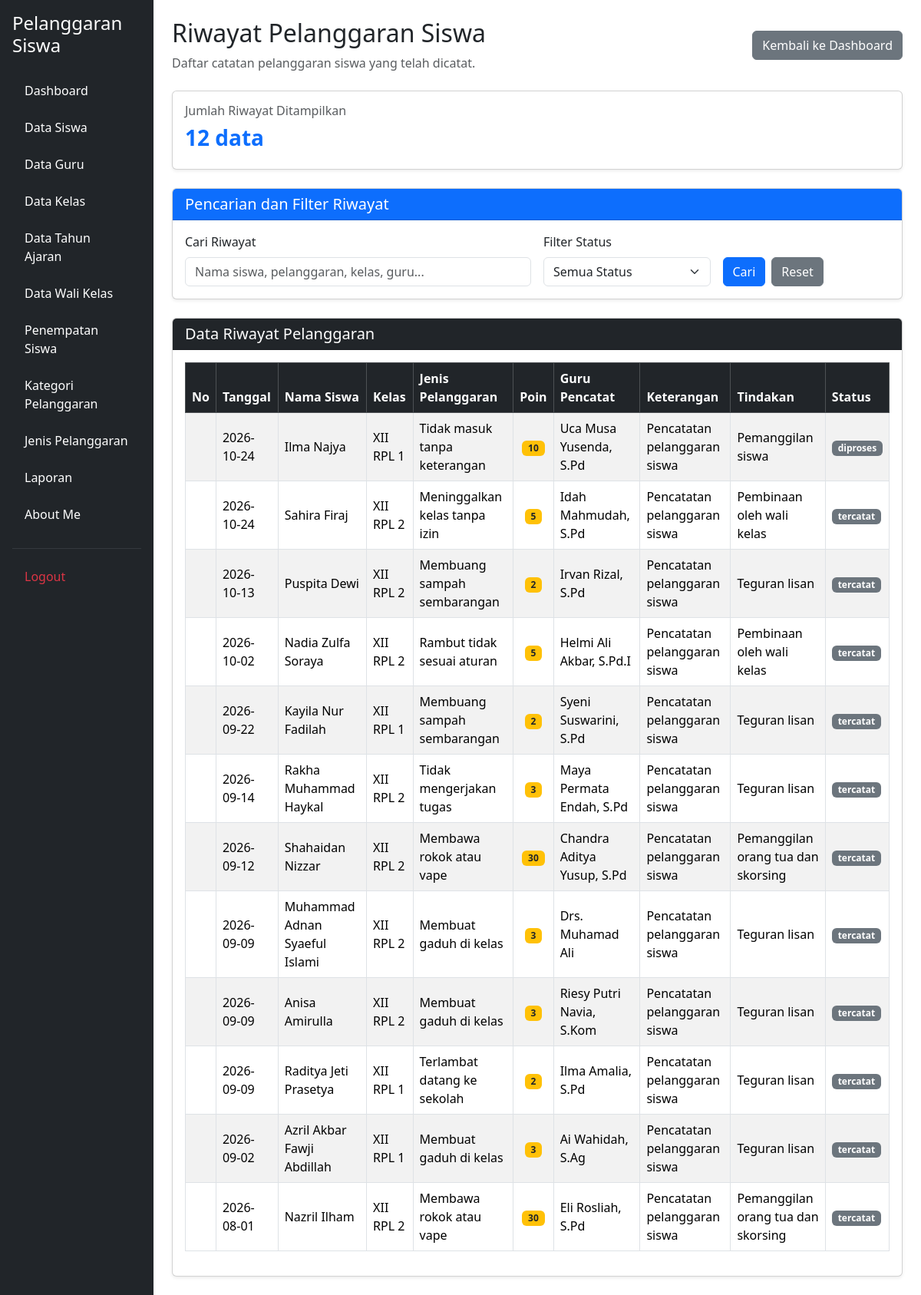
Page /riwayat.php (signed in) on the committed database.
### tables this page shows
CREATE TABLE `t_pelanggaran_siswa` (
  `id` int(11) NOT NULL,
  `tahun_ajaran_id` int(11) DEFAULT NULL,
  `siswa_id` int(11) DEFAULT NULL,
  `nama_siswa` varchar(150) NOT NULL,
  `kelas_id` int(11) DEFAULT NULL,
  `nama_kelas` varchar(100) NOT NULL,
  `pelanggaran_id` int(11) DEFAULT NULL,
  `nama_pelanggaran` varchar(150) NOT NULL,
  `pelanggaran_kategori_id` int(11) DEFAULT NULL,
  `guru_id` int(11) DEFAULT NULL,
  `nama_guru` varchar(150) NOT NULL,
  `tanggal` date DEFAULT NULL,
  `keterangan` text NOT NULL,
  `poin` int(11) NOT NULL,
  `tindakan` text NOT NULL,
  `status` varchar(30) NOT NULL,
  `created_at` timestamp NOT NULL DEFAULT current_timestamp(),
  `updated_at` timestamp NOT NULL DEFAULT current_timestamp()
);

CREATE TABLE `t_siswa` (
  `id` int(11) NOT NULL,
  `nis` varchar(10) DEFAULT NULL,
  `nisn` varchar(10) NOT NULL,
  `nama` varchar(150) DEFAULT NULL,
  `jenis_kelamin` char(1) NOT NULL,
  `tanggal_lahir` date NOT NULL,
  `alamat` text NOT NULL,
  `status_aktif` tinyint(1) NOT NULL,
  `created_at` timestamp NOT NULL DEFAULT current_timestamp(),
  `updated_at` timestamp NOT NULL DEFAULT current_timestamp()
);

CREATE TABLE `t_kelas` (
  `id` int(11) NOT NULL,
  `nama` varchar(100) DEFAULT NULL,
  `tingkat` varchar(20) NOT NULL,
  `jurusan` varchar(100) NOT NULL,
  `status_aktif` tinyint(1) NOT NULL,
  `created_at` timestamp NOT NULL DEFAULT current_timestamp(),
  `updated_at` timestamp NOT NULL DEFAULT current_timestamp()
);

CREATE TABLE `t_pelanggaran` (
  `id` int(11) NOT NULL,
  `pelanggaran_kategori_id` int(11) DEFAULT NULL,
  `kode` varchar(30) DEFAULT NULL,
  `nama` varchar(150) DEFAULT NULL,
  `poin` int(11) NOT NULL,
  `deskripsi` text NOT NULL,
  `status_aktif` tinyint(1) NOT NULL,
  `created_at` timestamp NOT NULL DEFAULT current_timestamp(),
  `updated_at` timestamp NOT NULL DEFAULT current_timestamp()
);

CREATE TABLE `t_guru` (
  `id` int(11) NOT NULL,
  `nip` varchar(18) NOT NULL,
  `nama` varchar(150) DEFAULT NULL,
  `email` varchar(150) NOT NULL,
  `status_aktif` tinyint(1) NOT NULL,
  `user_id` int(11) NOT NULL,
  `created_at` timestamp NOT NULL DEFAULT current_timestamp(),
  `updated_at` timestamp NOT NULL DEFAULT current_timestamp()
);

### riwayat.php (the view, shortened to what this page needs)
<?php
include 'config/koneksi.php';
$cari = isset($_GET['cari'])
    ? mysqli_real_escape_string($koneksi, trim($_GET['cari']))
    : '';
$sql = "SELECT
            ps.*,
            s.nama AS nama_siswa,
            k.nama AS nama_kelas,
            p.nama AS nama_pelanggaran,
            g.nama AS nama_guru
        FROM t_pelanggaran_siswa ps
        LEFT JOIN t_siswa s ON ps.siswa_id = s.id
        LEFT JOIN t_kelas k ON ps.kelas_id = k.id
        LEFT JOIN t_pelanggaran p ON ps.pelanggaran_id = p.id
        LEFT JOIN t_guru g ON ps.guru_id = g.id
        WHERE 1=1";
$sql .= " ORDER BY ps.tanggal DESC, ps.id DESC";
$query = mysqli_query($koneksi, $sql);
$jumlah = mysqli_num_rows($query);
?>
<!DOCTYPE html>
<html lang="id">
<head>
    <link href="https://cdn.jsdelivr.net/npm/bootstrap@5.3.8/dist/css/bootstrap.min.css"
          rel="stylesheet">
    <link href="https://cdn.datatables.net/2.3.4/css/dataTables.bootstrap5.min.css"
          rel="stylesheet">
</head>
<body>
<div class="container-fluid">
    <div class="row">
        <?php include 'layout/sidebar.php'; ?>
        <main class="col-md-9 col-lg-10 p-4">
            <div class="d-flex justify-content-between align-items-center mb-4 flex-wrap gap-2">
                <div>
                    <h2>Riwayat Pelanggaran Siswa</h2>
                    <p class="text-muted mb-0">
                        Daftar catatan pelanggaran siswa yang telah dicatat.
                    </p>
                </div>
                <a href="dashboard.php" class="btn btn-secondary">
                    Kembali ke Dashboard
                </a>
            </div>
            <div class="card shadow-sm mb-4">
                <div class="card-body">
                    <h6 class="text-muted">Jumlah Riwayat Ditampilkan</h6>
                    <h3 class="fw-bold text-primary">
                        <?= $jumlah; ?> data
                    </h3>
                </div>
            </div>
            <div class="card shadow-sm mb-4">
                <div class="card-header bg-primary text-white">
                    <h5 class="mb-0">Pencarian dan Filter Riwayat</h5>
                </div>
                <div class="card-body">
                    <form method="GET" action="riwayat.php">
                        <div class="row g-3">
                            <div class="col-md-6">
                                <label for="cari" class="form-label">
                                    Cari Riwayat
                                </label>
                                <input
                                    type="text"
                                    name="cari"
                                    id="cari"
                                    class="form-control"
                                    placeholder="Nama siswa, pelanggaran, kelas, guru..."
                                    value="<?= htmlspecialchars($cari); ?>">
                            </div>
                            <div class="col-md-3">
                                <label for="status" class="form-label">
                                    Filter Status
                                </label>
                                <select name="status" id="status"
                                        class="form-select">
                                    <option value="">Semua Status</option>
                                </select>
                            </div>
                            <div class="col-md-3 d-flex align-items-end gap-2">
                                <button type="submit" class="btn btn-primary">
                                    Cari
                                </button>
                                <a href="riwayat.php" class="btn btn-secondary">
                                    Reset
                                </a>
                            </div>
                        </div>
                    </form>
                </div>
            </div>
            <div class="card shadow-sm">
                <div class="card-header bg-dark text-white">
                    <h5 class="mb-0">Data Riwayat Pelanggaran</h5>
                </div>
                <div class="card-body">
                    <div class="table-responsive">
                        <table id="tabelRiwayat"
                               class="table table-striped table-bordered table-hover align-middle w-100">
                            <thead class="table-dark">
                                <tr>
                                    <th>No</th>
                                    <th>Tanggal</th>
                                    <th>Nama Siswa</th>
                                    <th>Kelas</th>
                                    <th>Jenis Pelanggaran</th>
                                    <th>Poin</th>
                                    <th>Guru Pencatat</th>
                                    <th>Keterangan</th>
                                    <th>Tindakan</th>
                                    <th>Status</th>
                                </tr>
                            </thead>
                            <tbody>
                                <?php while ($data = mysqli_fetch_assoc($query)) { ?>
                                    <tr>
                                        <td></td>
                                        <td>
                                            <?= htmlspecialchars($data['tanggal'] ?? '-'); ?>
                                        </td>
                                        <td>
                                            <?= htmlspecialchars($data['nama_siswa'] ?? '-'); ?>
                                        </td>
                                        <td>
                                            <?= htmlspecialchars($data['nama_kelas'] ?? '-'); ?>
                                        </td>
                                        <td>
                                            <?= htmlspecialchars($data['nama_pelanggaran'] ?? '-'); ?>
                                        </td>
                                        <td class="text-center">
                                            <span class="badge bg-warning text-dark">
                                                <?= htmlspecialchars((string) ($data['poin'] ?? 0)); ?>
                                            </span>
                                        </td>
                                        <td>
                                            <?= htmlspecialchars($data['nama_guru'] ?? '-'); ?>
                                        </td>
                                        <td>
                                            <?= htmlspecialchars($data['keterangan'] ?? '-'); ?>
                                        </td>
                                        <td>
                                            <?= htmlspecialchars($data['tindakan'] ?? '-'); ?>
                                        </td>
                                        <td>
                                            <?php
                                            $status_data = strtolower(
                                                trim($data['status'] ?? '')
                                            );
                                            if ($status_data == 'selesai') {
                                                echo '<span class="badge bg-success">Selesai</span>';
                                            } elseif (
                                                $status_data == 'belum' ||
                                                $status_data == 'belum ditindak'
                                            ) {
                                                echo '<span class="badge bg-danger">Belum Ditindak</span>';
                                            } else {
                                                echo '<span class="badge bg-secondary">'
                                                    . htmlspecialchars($data['status'] ?? '-')
                                                    . '</span>';
                                            }
                                            ?>
                                        </td>
                                    </tr>
                                <?php } ?>
                            </tbody>
                        </table>
                    </div>
                </div>
            </div>
        </main>
    </div>
</div>
</body>
</html>

### rows in the picture
t_pelanggaran_siswa: tanggal "2026-10-24", siswa.nama "Ilma Najya", kelas.nama "XII RPL 1", pelanggaran.nama "Tidak masuk tanpa keterangan", poin "10", guru.nama "Uca Musa Yusenda, S.Pd", keterangan "Pencatatan pelanggaran siswa", tindakan "Pemanggilan siswa", status "diproses"
t_pelanggaran_siswa: tanggal "2026-10-24", siswa.nama "Sahira Firaj", kelas.nama "XII RPL 2", pelanggaran.nama "Meninggalkan kelas tanpa izin", poin "5", guru.nama "Idah Mahmudah, S.Pd", keterangan "Pencatatan pelanggaran siswa", tindakan "Pembinaan oleh wali kelas", status "tercatat"
t_pelanggaran_siswa: tanggal "2026-10-13", siswa.nama "Puspita Dewi", kelas.nama "XII RPL 2", pelanggaran.nama "Membuang sampah sembarangan", poin "2", guru.nama "Irvan Rizal, S.Pd", keterangan "Pencatatan pelanggaran siswa", tindakan "Teguran lisan", status "tercatat"
t_pelanggaran_siswa: tanggal "2026-10-02", siswa.nama "Nadia Zulfa Soraya", kelas.nama "XII RPL 2", pelanggaran.nama "Rambut tidak sesuai aturan", poin "5", guru.nama "Helmi Ali Akbar, S.Pd.I", keterangan "Pencatatan pelanggaran siswa", tindakan "Pembinaan oleh wali kelas", status "tercatat"
t_pelanggaran_siswa: tanggal "2026-09-22", siswa.nama "Kayila Nur Fadilah", kelas.nama "XII RPL 1", pelanggaran.nama "Membuang sampah sembarangan", poin "2", guru.nama "Syeni Suswarini, S.Pd", keterangan "Pencatatan pelanggaran siswa", tindakan "Teguran lisan", status "tercatat"
t_pelanggaran_siswa: tanggal "2026-09-14", siswa.nama "Rakha Muhammad Haykal", kelas.nama "XII RPL 2", pelanggaran.nama "Tidak mengerjakan tugas", poin "3", guru.nama "Maya Permata Endah, S.Pd", keterangan "Pencatatan pelanggaran siswa", tindakan "Teguran lisan", status "tercatat"
t_pelanggaran_siswa: tanggal "2026-09-12", siswa.nama "Shahaidan Nizzar", kelas.nama "XII RPL 2", pelanggaran.nama "Membawa rokok atau vape", poin "30", guru.nama "Chandra Aditya Yusup, S.Pd", keterangan "Pencatatan pelanggaran siswa", tindakan "Pemanggilan orang tua dan skorsing", status "tercatat"
t_pelanggaran_siswa: tanggal "2026-09-09", siswa.nama "Muhammad Adnan Syaeful Islami", kelas.nama "XII RPL 2", pelanggaran.nama "Membuat gaduh di kelas", poin "3", guru.nama "Drs. Muhamad Ali", keterangan "Pencatatan pelanggaran siswa", tindakan "Teguran lisan", status "tercatat"
t_pelanggaran_siswa: tanggal "2026-09-09", siswa.nama "Anisa Amirulla", kelas.nama "XII RPL 2", pelanggaran.nama "Membuat gaduh di kelas", poin "3", guru.nama "Riesy Putri Navia, S.Kom", keterangan "Pencatatan pelanggaran siswa", tindakan "Teguran lisan", status "tercatat"
t_pelanggaran_siswa: tanggal "2026-09-09", siswa.nama "Raditya Jeti Prasetya", kelas.nama "XII RPL 1", pelanggaran.nama "Terlambat datang ke sekolah", poin "2", guru.nama "Ilma Amalia, S.Pd", keterangan "Pencatatan pelanggaran siswa", tindakan "Teguran lisan", status "tercatat"
t_pelanggaran_siswa: tanggal "2026-09-02", siswa.nama "Azril Akbar Fawji Abdillah", kelas.nama "XII RPL 1", pelanggaran.nama "Membuat gaduh di kelas", poin "3", guru.nama "Ai Wahidah, S.Ag", keterangan "Pencatatan pelanggaran siswa", tindakan "Teguran lisan", status "tercatat"
t_pelanggaran_siswa: tanggal "2026-08-01", siswa.nama "Nazril Ilham", kelas.nama "XII RPL 2", pelanggaran.nama "Membawa rokok atau vape", poin "30", guru.nama "Eli Rosliah, S.Pd", keterangan "Pencatatan pelanggaran siswa", tindakan "Pemanggilan orang tua dan skorsing", status "tercatat"

### other values in the picture
$jumlah "12"
